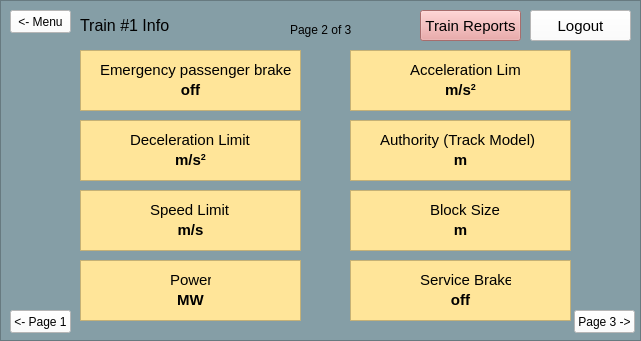
<?xml version="1.0" encoding="UTF-8"?>
<ui version="4.0">
 <class>MainWindow</class>
 <widget class="QMainWindow" name="MainWindow">
  <property name="geometry">
   <rect>
    <x>0</x>
    <y>0</y>
    <width>641</width>
    <height>341</height>
   </rect>
  </property>
  <property name="windowTitle">
   <string>MainWindow</string>
  </property>
  <widget class="QWidget" name="centralwidget">
   <widget class="QFrame" name="frame">
    <property name="geometry">
     <rect>
      <x>0</x>
      <y>0</y>
      <width>641</width>
      <height>341</height>
     </rect>
    </property>
    <property name="styleSheet">
     <string notr="true">background-color: rgb(133, 158, 166);
border-color: rgb(0, 0, 0);</string>
    </property>
    <property name="frameShape">
     <enum>QFrame::StyledPanel</enum>
    </property>
    <property name="frameShadow">
     <enum>QFrame::Raised</enum>
    </property>
    <widget class="QLabel" name="label">
     <property name="geometry">
      <rect>
       <x>80</x>
       <y>10</y>
       <width>203</width>
       <height>31</height>
      </rect>
     </property>
     <property name="font">
      <font>
       <pointsize>12</pointsize>
      </font>
     </property>
     <property name="text">
      <string>Train #1 Info</string>
     </property>
    </widget>
    <widget class="QPushButton" name="report_button_info2">
     <property name="geometry">
      <rect>
       <x>420</x>
       <y>10</y>
       <width>101</width>
       <height>31</height>
      </rect>
     </property>
     <property name="sizePolicy">
      <sizepolicy hsizetype="Minimum" vsizetype="Minimum">
       <horstretch>0</horstretch>
       <verstretch>0</verstretch>
      </sizepolicy>
     </property>
     <property name="minimumSize">
      <size>
       <width>0</width>
       <height>0</height>
      </size>
     </property>
     <property name="maximumSize">
      <size>
       <width>1347</width>
       <height>16777215</height>
      </size>
     </property>
     <property name="font">
      <font>
       <pointsize>11</pointsize>
      </font>
     </property>
     <property name="styleSheet">
      <string notr="true">background-color: rgb(234, 153, 153);</string>
     </property>
     <property name="text">
      <string>Train Reports</string>
     </property>
     <property name="iconSize">
      <size>
       <width>20</width>
       <height>20</height>
      </size>
     </property>
    </widget>
    <widget class="QLabel" name="label_2">
     <property name="geometry">
      <rect>
       <x>100</x>
       <y>60</y>
       <width>191</width>
       <height>20</height>
      </rect>
     </property>
     <property name="font">
      <font>
       <pointsize>11</pointsize>
      </font>
     </property>
     <property name="styleSheet">
      <string notr="true">background-color: rgb(255, 229, 153);</string>
     </property>
     <property name="text">
      <string>Emergency passenger brake</string>
     </property>
    </widget>
    <widget class="QTextBrowser" name="disp_emergency_passenger_brake">
     <property name="geometry">
      <rect>
       <x>80</x>
       <y>50</y>
       <width>221</width>
       <height>61</height>
      </rect>
     </property>
     <property name="styleSheet">
      <string notr="true">background-color: rgb(255, 229, 153);</string>
     </property>
     <property name="html">
      <string>&lt;!DOCTYPE HTML PUBLIC &quot;-//W3C//DTD HTML 4.0//EN&quot; &quot;http://www.w3.org/TR/REC-html40/strict.dtd&quot;&gt;
&lt;html&gt;&lt;head&gt;&lt;meta name=&quot;qrichtext&quot; content=&quot;1&quot; /&gt;&lt;style type=&quot;text/css&quot;&gt;
p, li { white-space: pre-wrap; }
&lt;/style&gt;&lt;/head&gt;&lt;body style=&quot; font-family:'MS Shell Dlg 2'; font-size:8.25pt; font-weight:400; font-style:normal;&quot;&gt;
&lt;p align=&quot;center&quot; style=&quot;-qt-paragraph-type:empty; margin-top:0px; margin-bottom:0px; margin-left:0px; margin-right:0px; -qt-block-indent:0; text-indent:0px;&quot;&gt;&lt;br /&gt;&lt;/p&gt;
&lt;p align=&quot;center&quot; style=&quot;-qt-paragraph-type:empty; margin-top:0px; margin-bottom:0px; margin-left:0px; margin-right:0px; -qt-block-indent:0; text-indent:0px; font-weight:600;&quot;&gt;&lt;br /&gt;&lt;/p&gt;
&lt;p align=&quot;center&quot; style=&quot; margin-top:0px; margin-bottom:0px; margin-left:0px; margin-right:0px; -qt-block-indent:0; text-indent:0px;&quot;&gt;&lt;span style=&quot; font-size:11pt; font-weight:600;&quot;&gt;off&lt;/span&gt;&lt;/p&gt;&lt;/body&gt;&lt;/html&gt;</string>
     </property>
    </widget>
    <widget class="QTextBrowser" name="disp_acceleration_limit">
     <property name="geometry">
      <rect>
       <x>350</x>
       <y>50</y>
       <width>221</width>
       <height>61</height>
      </rect>
     </property>
     <property name="styleSheet">
      <string notr="true">background-color: rgb(255, 229, 153);</string>
     </property>
     <property name="html">
      <string>&lt;!DOCTYPE HTML PUBLIC &quot;-//W3C//DTD HTML 4.0//EN&quot; &quot;http://www.w3.org/TR/REC-html40/strict.dtd&quot;&gt;
&lt;html&gt;&lt;head&gt;&lt;meta name=&quot;qrichtext&quot; content=&quot;1&quot; /&gt;&lt;style type=&quot;text/css&quot;&gt;
p, li { white-space: pre-wrap; }
&lt;/style&gt;&lt;/head&gt;&lt;body style=&quot; font-family:'MS Shell Dlg 2'; font-size:8.25pt; font-weight:400; font-style:normal;&quot;&gt;
&lt;p align=&quot;center&quot; style=&quot;-qt-paragraph-type:empty; margin-top:0px; margin-bottom:0px; margin-left:0px; margin-right:0px; -qt-block-indent:0; text-indent:0px;&quot;&gt;&lt;br /&gt;&lt;/p&gt;
&lt;p align=&quot;center&quot; style=&quot;-qt-paragraph-type:empty; margin-top:0px; margin-bottom:0px; margin-left:0px; margin-right:0px; -qt-block-indent:0; text-indent:0px; font-weight:600;&quot;&gt;&lt;br /&gt;&lt;/p&gt;
&lt;p align=&quot;center&quot; style=&quot; margin-top:0px; margin-bottom:0px; margin-left:0px; margin-right:0px; -qt-block-indent:0; text-indent:0px;&quot;&gt;&lt;span style=&quot; font-size:11pt; font-weight:600;&quot;&gt;m/s&lt;/span&gt;&lt;span style=&quot; font-size:11pt; font-weight:600; vertical-align:super;&quot;&gt;2&lt;/span&gt;&lt;/p&gt;&lt;/body&gt;&lt;/html&gt;</string>
     </property>
    </widget>
    <widget class="QLabel" name="label_3">
     <property name="geometry">
      <rect>
       <x>410</x>
       <y>60</y>
       <width>111</width>
       <height>20</height>
      </rect>
     </property>
     <property name="font">
      <font>
       <pointsize>11</pointsize>
      </font>
     </property>
     <property name="styleSheet">
      <string notr="true">background-color: rgb(255, 229, 153);</string>
     </property>
     <property name="text">
      <string>Acceleration Limit</string>
     </property>
    </widget>
    <widget class="QTextBrowser" name="disp_authority_track">
     <property name="geometry">
      <rect>
       <x>350</x>
       <y>120</y>
       <width>221</width>
       <height>61</height>
      </rect>
     </property>
     <property name="styleSheet">
      <string notr="true">background-color: rgb(255, 229, 153);</string>
     </property>
     <property name="html">
      <string>&lt;!DOCTYPE HTML PUBLIC &quot;-//W3C//DTD HTML 4.0//EN&quot; &quot;http://www.w3.org/TR/REC-html40/strict.dtd&quot;&gt;
&lt;html&gt;&lt;head&gt;&lt;meta name=&quot;qrichtext&quot; content=&quot;1&quot; /&gt;&lt;style type=&quot;text/css&quot;&gt;
p, li { white-space: pre-wrap; }
&lt;/style&gt;&lt;/head&gt;&lt;body style=&quot; font-family:'MS Shell Dlg 2'; font-size:8.25pt; font-weight:400; font-style:normal;&quot;&gt;
&lt;p align=&quot;center&quot; style=&quot;-qt-paragraph-type:empty; margin-top:0px; margin-bottom:0px; margin-left:0px; margin-right:0px; -qt-block-indent:0; text-indent:0px;&quot;&gt;&lt;br /&gt;&lt;/p&gt;
&lt;p align=&quot;center&quot; style=&quot;-qt-paragraph-type:empty; margin-top:0px; margin-bottom:0px; margin-left:0px; margin-right:0px; -qt-block-indent:0; text-indent:0px; font-weight:600;&quot;&gt;&lt;br /&gt;&lt;/p&gt;
&lt;p align=&quot;center&quot; style=&quot; margin-top:0px; margin-bottom:0px; margin-left:0px; margin-right:0px; -qt-block-indent:0; text-indent:0px;&quot;&gt;&lt;span style=&quot; font-size:11pt; font-weight:600;&quot;&gt;m&lt;/span&gt;&lt;/p&gt;&lt;/body&gt;&lt;/html&gt;</string>
     </property>
    </widget>
    <widget class="QTextBrowser" name="disp_deceleration_limit">
     <property name="geometry">
      <rect>
       <x>80</x>
       <y>120</y>
       <width>221</width>
       <height>61</height>
      </rect>
     </property>
     <property name="styleSheet">
      <string notr="true">background-color: rgb(255, 229, 153);</string>
     </property>
     <property name="html">
      <string>&lt;!DOCTYPE HTML PUBLIC &quot;-//W3C//DTD HTML 4.0//EN&quot; &quot;http://www.w3.org/TR/REC-html40/strict.dtd&quot;&gt;
&lt;html&gt;&lt;head&gt;&lt;meta name=&quot;qrichtext&quot; content=&quot;1&quot; /&gt;&lt;style type=&quot;text/css&quot;&gt;
p, li { white-space: pre-wrap; }
&lt;/style&gt;&lt;/head&gt;&lt;body style=&quot; font-family:'MS Shell Dlg 2'; font-size:8.25pt; font-weight:400; font-style:normal;&quot;&gt;
&lt;p align=&quot;center&quot; style=&quot;-qt-paragraph-type:empty; margin-top:0px; margin-bottom:0px; margin-left:0px; margin-right:0px; -qt-block-indent:0; text-indent:0px;&quot;&gt;&lt;br /&gt;&lt;/p&gt;
&lt;p align=&quot;center&quot; style=&quot;-qt-paragraph-type:empty; margin-top:0px; margin-bottom:0px; margin-left:0px; margin-right:0px; -qt-block-indent:0; text-indent:0px; font-weight:600;&quot;&gt;&lt;br /&gt;&lt;/p&gt;
&lt;p align=&quot;center&quot; style=&quot; margin-top:0px; margin-bottom:0px; margin-left:0px; margin-right:0px; -qt-block-indent:0; text-indent:0px;&quot;&gt;&lt;span style=&quot; font-size:11pt; font-weight:600;&quot;&gt;m/s&lt;/span&gt;&lt;span style=&quot; font-size:11pt; font-weight:600; vertical-align:super;&quot;&gt;2&lt;/span&gt;&lt;/p&gt;&lt;/body&gt;&lt;/html&gt;</string>
     </property>
    </widget>
    <widget class="QLabel" name="label_4">
     <property name="geometry">
      <rect>
       <x>380</x>
       <y>130</y>
       <width>161</width>
       <height>20</height>
      </rect>
     </property>
     <property name="font">
      <font>
       <pointsize>11</pointsize>
      </font>
     </property>
     <property name="styleSheet">
      <string notr="true">background-color: rgb(255, 229, 153);</string>
     </property>
     <property name="text">
      <string>Authority (Track Model)</string>
     </property>
    </widget>
    <widget class="QLabel" name="label_5">
     <property name="geometry">
      <rect>
       <x>130</x>
       <y>130</y>
       <width>121</width>
       <height>20</height>
      </rect>
     </property>
     <property name="font">
      <font>
       <pointsize>11</pointsize>
      </font>
     </property>
     <property name="styleSheet">
      <string notr="true">background-color: rgb(255, 229, 153);</string>
     </property>
     <property name="text">
      <string>Deceleration Limit</string>
     </property>
    </widget>
    <widget class="QTextBrowser" name="disp_block_size">
     <property name="geometry">
      <rect>
       <x>350</x>
       <y>190</y>
       <width>221</width>
       <height>61</height>
      </rect>
     </property>
     <property name="styleSheet">
      <string notr="true">background-color: rgb(255, 229, 153);</string>
     </property>
     <property name="html">
      <string>&lt;!DOCTYPE HTML PUBLIC &quot;-//W3C//DTD HTML 4.0//EN&quot; &quot;http://www.w3.org/TR/REC-html40/strict.dtd&quot;&gt;
&lt;html&gt;&lt;head&gt;&lt;meta name=&quot;qrichtext&quot; content=&quot;1&quot; /&gt;&lt;style type=&quot;text/css&quot;&gt;
p, li { white-space: pre-wrap; }
&lt;/style&gt;&lt;/head&gt;&lt;body style=&quot; font-family:'MS Shell Dlg 2'; font-size:8.25pt; font-weight:400; font-style:normal;&quot;&gt;
&lt;p align=&quot;center&quot; style=&quot;-qt-paragraph-type:empty; margin-top:0px; margin-bottom:0px; margin-left:0px; margin-right:0px; -qt-block-indent:0; text-indent:0px;&quot;&gt;&lt;br /&gt;&lt;/p&gt;
&lt;p align=&quot;center&quot; style=&quot;-qt-paragraph-type:empty; margin-top:0px; margin-bottom:0px; margin-left:0px; margin-right:0px; -qt-block-indent:0; text-indent:0px; font-weight:600;&quot;&gt;&lt;br /&gt;&lt;/p&gt;
&lt;p align=&quot;center&quot; style=&quot; margin-top:0px; margin-bottom:0px; margin-left:0px; margin-right:0px; -qt-block-indent:0; text-indent:0px;&quot;&gt;&lt;span style=&quot; font-size:11pt; font-weight:600;&quot;&gt;m&lt;/span&gt;&lt;/p&gt;&lt;/body&gt;&lt;/html&gt;</string>
     </property>
    </widget>
    <widget class="QTextBrowser" name="disp_speed_limit">
     <property name="geometry">
      <rect>
       <x>80</x>
       <y>190</y>
       <width>221</width>
       <height>61</height>
      </rect>
     </property>
     <property name="styleSheet">
      <string notr="true">background-color: rgb(255, 229, 153);</string>
     </property>
     <property name="html">
      <string>&lt;!DOCTYPE HTML PUBLIC &quot;-//W3C//DTD HTML 4.0//EN&quot; &quot;http://www.w3.org/TR/REC-html40/strict.dtd&quot;&gt;
&lt;html&gt;&lt;head&gt;&lt;meta name=&quot;qrichtext&quot; content=&quot;1&quot; /&gt;&lt;style type=&quot;text/css&quot;&gt;
p, li { white-space: pre-wrap; }
&lt;/style&gt;&lt;/head&gt;&lt;body style=&quot; font-family:'MS Shell Dlg 2'; font-size:8.25pt; font-weight:400; font-style:normal;&quot;&gt;
&lt;p align=&quot;center&quot; style=&quot;-qt-paragraph-type:empty; margin-top:0px; margin-bottom:0px; margin-left:0px; margin-right:0px; -qt-block-indent:0; text-indent:0px;&quot;&gt;&lt;br /&gt;&lt;/p&gt;
&lt;p align=&quot;center&quot; style=&quot;-qt-paragraph-type:empty; margin-top:0px; margin-bottom:0px; margin-left:0px; margin-right:0px; -qt-block-indent:0; text-indent:0px;&quot;&gt;&lt;br /&gt;&lt;/p&gt;
&lt;p align=&quot;center&quot; style=&quot; margin-top:0px; margin-bottom:0px; margin-left:0px; margin-right:0px; -qt-block-indent:0; text-indent:0px;&quot;&gt;&lt;span style=&quot; font-size:11pt; font-weight:600;&quot;&gt;m/s&lt;/span&gt;&lt;/p&gt;&lt;/body&gt;&lt;/html&gt;</string>
     </property>
    </widget>
    <widget class="QLabel" name="label_6">
     <property name="geometry">
      <rect>
       <x>430</x>
       <y>200</y>
       <width>71</width>
       <height>20</height>
      </rect>
     </property>
     <property name="font">
      <font>
       <pointsize>11</pointsize>
      </font>
     </property>
     <property name="styleSheet">
      <string notr="true">background-color: rgb(255, 229, 153);</string>
     </property>
     <property name="text">
      <string>Block Size</string>
     </property>
    </widget>
    <widget class="QLabel" name="label_7">
     <property name="geometry">
      <rect>
       <x>150</x>
       <y>200</y>
       <width>81</width>
       <height>20</height>
      </rect>
     </property>
     <property name="font">
      <font>
       <pointsize>11</pointsize>
      </font>
     </property>
     <property name="styleSheet">
      <string notr="true">background-color: rgb(255, 229, 153);</string>
     </property>
     <property name="text">
      <string>Speed Limit</string>
     </property>
    </widget>
    <widget class="QTextBrowser" name="disp_service_brake">
     <property name="geometry">
      <rect>
       <x>350</x>
       <y>260</y>
       <width>221</width>
       <height>61</height>
      </rect>
     </property>
     <property name="styleSheet">
      <string notr="true">background-color: rgb(255, 229, 153);</string>
     </property>
     <property name="html">
      <string>&lt;!DOCTYPE HTML PUBLIC &quot;-//W3C//DTD HTML 4.0//EN&quot; &quot;http://www.w3.org/TR/REC-html40/strict.dtd&quot;&gt;
&lt;html&gt;&lt;head&gt;&lt;meta name=&quot;qrichtext&quot; content=&quot;1&quot; /&gt;&lt;style type=&quot;text/css&quot;&gt;
p, li { white-space: pre-wrap; }
&lt;/style&gt;&lt;/head&gt;&lt;body style=&quot; font-family:'MS Shell Dlg 2'; font-size:8.25pt; font-weight:400; font-style:normal;&quot;&gt;
&lt;p align=&quot;center&quot; style=&quot;-qt-paragraph-type:empty; margin-top:0px; margin-bottom:0px; margin-left:0px; margin-right:0px; -qt-block-indent:0; text-indent:0px;&quot;&gt;&lt;br /&gt;&lt;/p&gt;
&lt;p align=&quot;center&quot; style=&quot;-qt-paragraph-type:empty; margin-top:0px; margin-bottom:0px; margin-left:0px; margin-right:0px; -qt-block-indent:0; text-indent:0px; font-weight:600;&quot;&gt;&lt;br /&gt;&lt;/p&gt;
&lt;p align=&quot;center&quot; style=&quot; margin-top:0px; margin-bottom:0px; margin-left:0px; margin-right:0px; -qt-block-indent:0; text-indent:0px;&quot;&gt;&lt;span style=&quot; font-size:11pt; font-weight:600;&quot;&gt;off&lt;/span&gt;&lt;/p&gt;&lt;/body&gt;&lt;/html&gt;</string>
     </property>
    </widget>
    <widget class="QTextBrowser" name="disp_power">
     <property name="geometry">
      <rect>
       <x>80</x>
       <y>260</y>
       <width>221</width>
       <height>61</height>
      </rect>
     </property>
     <property name="styleSheet">
      <string notr="true">background-color: rgb(255, 229, 153);</string>
     </property>
     <property name="html">
      <string>&lt;!DOCTYPE HTML PUBLIC &quot;-//W3C//DTD HTML 4.0//EN&quot; &quot;http://www.w3.org/TR/REC-html40/strict.dtd&quot;&gt;
&lt;html&gt;&lt;head&gt;&lt;meta name=&quot;qrichtext&quot; content=&quot;1&quot; /&gt;&lt;style type=&quot;text/css&quot;&gt;
p, li { white-space: pre-wrap; }
&lt;/style&gt;&lt;/head&gt;&lt;body style=&quot; font-family:'MS Shell Dlg 2'; font-size:8.25pt; font-weight:400; font-style:normal;&quot;&gt;
&lt;p align=&quot;center&quot; style=&quot;-qt-paragraph-type:empty; margin-top:0px; margin-bottom:0px; margin-left:0px; margin-right:0px; -qt-block-indent:0; text-indent:0px;&quot;&gt;&lt;br /&gt;&lt;/p&gt;
&lt;p align=&quot;center&quot; style=&quot;-qt-paragraph-type:empty; margin-top:0px; margin-bottom:0px; margin-left:0px; margin-right:0px; -qt-block-indent:0; text-indent:0px; font-weight:600;&quot;&gt;&lt;br /&gt;&lt;/p&gt;
&lt;p align=&quot;center&quot; style=&quot; margin-top:0px; margin-bottom:0px; margin-left:0px; margin-right:0px; -qt-block-indent:0; text-indent:0px;&quot;&gt;&lt;span style=&quot; font-size:11pt; font-weight:600;&quot;&gt;MW&lt;/span&gt;&lt;/p&gt;&lt;/body&gt;&lt;/html&gt;</string>
     </property>
    </widget>
    <widget class="QLabel" name="label_8">
     <property name="geometry">
      <rect>
       <x>420</x>
       <y>270</y>
       <width>91</width>
       <height>20</height>
      </rect>
     </property>
     <property name="font">
      <font>
       <pointsize>11</pointsize>
      </font>
     </property>
     <property name="styleSheet">
      <string notr="true">background-color: rgb(255, 229, 153);</string>
     </property>
     <property name="text">
      <string>Service Brake</string>
     </property>
    </widget>
    <widget class="QLabel" name="label_9">
     <property name="geometry">
      <rect>
       <x>170</x>
       <y>270</y>
       <width>41</width>
       <height>20</height>
      </rect>
     </property>
     <property name="font">
      <font>
       <pointsize>11</pointsize>
      </font>
     </property>
     <property name="styleSheet">
      <string notr="true">background-color: rgb(255, 229, 153);</string>
     </property>
     <property name="text">
      <string>Power</string>
     </property>
    </widget>
    <widget class="QLabel" name="label_10">
     <property name="geometry">
      <rect>
       <x>290</x>
       <y>20</y>
       <width>71</width>
       <height>20</height>
      </rect>
     </property>
     <property name="font">
      <font>
       <pointsize>9</pointsize>
      </font>
     </property>
     <property name="text">
      <string>Page 2 of 3</string>
     </property>
    </widget>
    <widget class="QPushButton" name="page2to3_button">
     <property name="geometry">
      <rect>
       <x>574</x>
       <y>310</y>
       <width>61</width>
       <height>23</height>
      </rect>
     </property>
     <property name="styleSheet">
      <string notr="true">background-color: rgb(255, 255, 255);</string>
     </property>
     <property name="text">
      <string>Page 3 -&gt;</string>
     </property>
    </widget>
    <widget class="QPushButton" name="page2to1_button">
     <property name="geometry">
      <rect>
       <x>10</x>
       <y>310</y>
       <width>61</width>
       <height>23</height>
      </rect>
     </property>
     <property name="styleSheet">
      <string notr="true">background-color: rgb(255, 255, 255);</string>
     </property>
     <property name="text">
      <string>&lt;- Page 1</string>
     </property>
    </widget>
    <widget class="QPushButton" name="page2toM_button">
     <property name="geometry">
      <rect>
       <x>10</x>
       <y>10</y>
       <width>61</width>
       <height>23</height>
      </rect>
     </property>
     <property name="styleSheet">
      <string notr="true">background-color: rgb(255, 255, 255);</string>
     </property>
     <property name="text">
      <string>&lt;- Menu</string>
     </property>
    </widget>
    <zorder>label</zorder>
    <zorder>report_button_info2</zorder>
    <zorder>disp_emergency_passenger_brake</zorder>
    <zorder>label_2</zorder>
    <zorder>disp_acceleration_limit</zorder>
    <zorder>label_3</zorder>
    <zorder>disp_authority_track</zorder>
    <zorder>disp_deceleration_limit</zorder>
    <zorder>label_4</zorder>
    <zorder>label_5</zorder>
    <zorder>disp_block_size</zorder>
    <zorder>disp_speed_limit</zorder>
    <zorder>label_6</zorder>
    <zorder>label_7</zorder>
    <zorder>disp_service_brake</zorder>
    <zorder>disp_power</zorder>
    <zorder>label_8</zorder>
    <zorder>label_9</zorder>
    <zorder>label_10</zorder>
    <zorder>page2to3_button</zorder>
    <zorder>page2to1_button</zorder>
    <zorder>page2toM_button</zorder>
   </widget>
   <widget class="QPushButton" name="logout_button_info2">
    <property name="geometry">
     <rect>
      <x>530</x>
      <y>10</y>
      <width>101</width>
      <height>31</height>
     </rect>
    </property>
    <property name="sizePolicy">
     <sizepolicy hsizetype="Minimum" vsizetype="Minimum">
      <horstretch>0</horstretch>
      <verstretch>0</verstretch>
     </sizepolicy>
    </property>
    <property name="minimumSize">
     <size>
      <width>0</width>
      <height>0</height>
     </size>
    </property>
    <property name="maximumSize">
     <size>
      <width>1347</width>
      <height>16777215</height>
     </size>
    </property>
    <property name="font">
     <font>
      <pointsize>11</pointsize>
     </font>
    </property>
    <property name="styleSheet">
     <string notr="true">background-color: rgb(255, 255, 255);</string>
    </property>
    <property name="text">
     <string>Logout</string>
    </property>
    <property name="iconSize">
     <size>
      <width>20</width>
      <height>20</height>
     </size>
    </property>
   </widget>
  </widget>
 </widget>
 <resources/>
 <connections/>
</ui>
